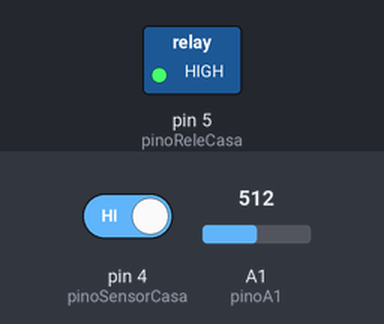
A sketch run on a simulated Arduino Uno, built with avr-gcc and run on an emulated ATmega328P. Shown: switched loads named in the sketch (green lamp = pin HIGH). The test bench sets the inputs (shaded band); at power-on: A1 (pinoA1) = 512, pin 4 (pinoSensorCasa) HIGH. What the sketch prints to the serial monitor is not drawn.

Above: at 1.7 s.
1.8 s: A1 (pinoA1) set to 414
3.3 s: A1 (pinoA1) set to 384
At 4.3 s:
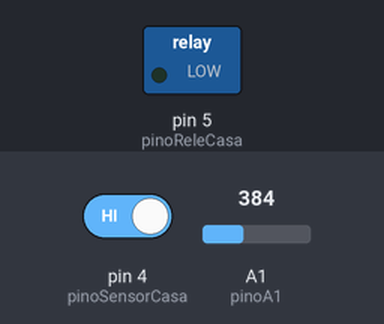
6.7 s: A1 (pinoA1) set to 410
At 8.1 s:
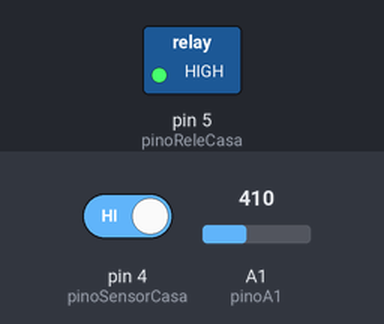
11.2 s: A1 (pinoA1) set to 390
At 12.4 s:
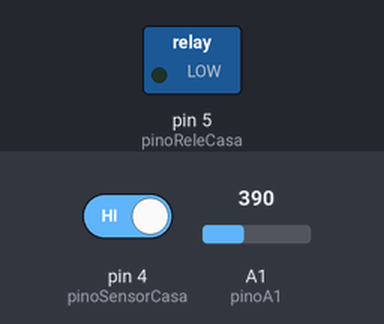
Timing chart, 0 to 13.7 s (numbered marks = the images above; inputs shaded):
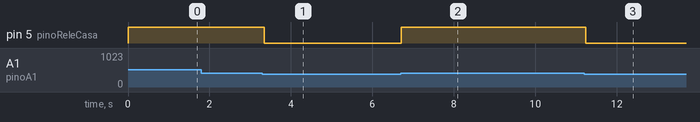

Measured:
- the behaviour switches between 400 and 399 on A1 (pinoA1) (found by bisection; images 0 and 1)
- after the input at 1.8 s, every drawn part: stays the same
- after the input at 3.3 s, pin 5 (pinoReleCasa): HIGH → LOW at once
- after the input at 6.7 s, pin 5 (pinoReleCasa): LOW → HIGH at once
- after the input at 11.2 s, pin 5 (pinoReleCasa): HIGH → LOW at once

The sketch:

automacao.ino
```cpp
/*Alunos: Henrique Gabriel; Matheus Guerra;*/

const int pinoReleCasa = 5;
const int pinoSensorCasa = 4;
const int pinoA1 = A1;
unsigned long tempoEspera = 10000UL;
int limiarLuminosidade = 400;
bool ldrMaiorComLuz = true;
bool releCasaLigado = false;
unsigned long tempoUltimoMovimento = 0;
const bool moduloReleActiveLow = true;

void setup() {
  pinMode(pinoReleCasa, OUTPUT);
  pinMode(pinoSensorCasa, INPUT);
  pinMode(pinoA1, INPUT);

  if (moduloReleActiveLow) digitalWrite(pinoReleCasa, HIGH);
  else digitalWrite(pinoReleCasa, LOW);

  Serial.begin(9600);
  Serial.println("___________________________ Iniciando automacao de iluminacao ___________________________");
  delay(500);
}

void loop() {
  int valorLDR = analogRead(pinoA1);
  int leituraPIR = digitalRead(pinoSensorCasa);
  if(leituraPIR == 0){
    Serial.println("Tudo PARADO!");
  }

  if(leituraPIR == 1){
    Serial.println("TEM MOVIMENTO ai!");
  }

  unsigned long agora = millis();

  bool ambienteClaro;
  if (ldrMaiorComLuz) ambienteClaro = (valorLDR >= limiarLuminosidade);
  else ambienteClaro = (valorLDR <= limiarLuminosidade);

  if (ambienteClaro) {
    desligarRele();
    tempoUltimoMovimento = 0;
    delay(50);
    return;
  }

  if (leituraPIR == HIGH) {
    tempoUltimoMovimento = agora;
    if (!releCasaLigado) {
      ligarRele();
    }
  }

  if (releCasaLigado && tempoUltimoMovimento != 0 && (agora - tempoUltimoMovimento) > tempoEspera) {
    desligarRele();
    tempoUltimoMovimento = 0;
  }

  delay(50);
}

void ligarRele() {
  if (moduloReleActiveLow) digitalWrite(pinoReleCasa, LOW);
  else digitalWrite(pinoReleCasa, HIGH);
  releCasaLigado = true;
}

void desligarRele() {
  if (moduloReleActiveLow) digitalWrite(pinoReleCasa, HIGH);
  else digitalWrite(pinoReleCasa, LOW);
  releCasaLigado = false;
}
```
